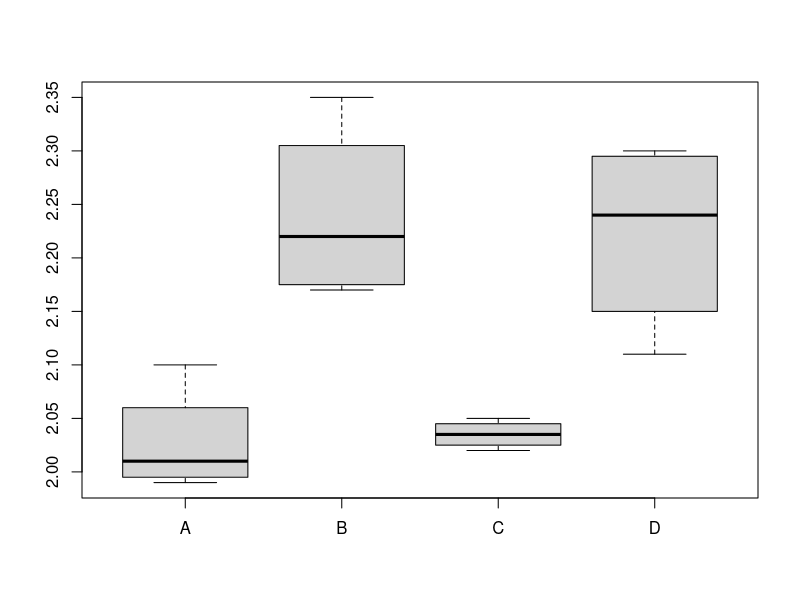
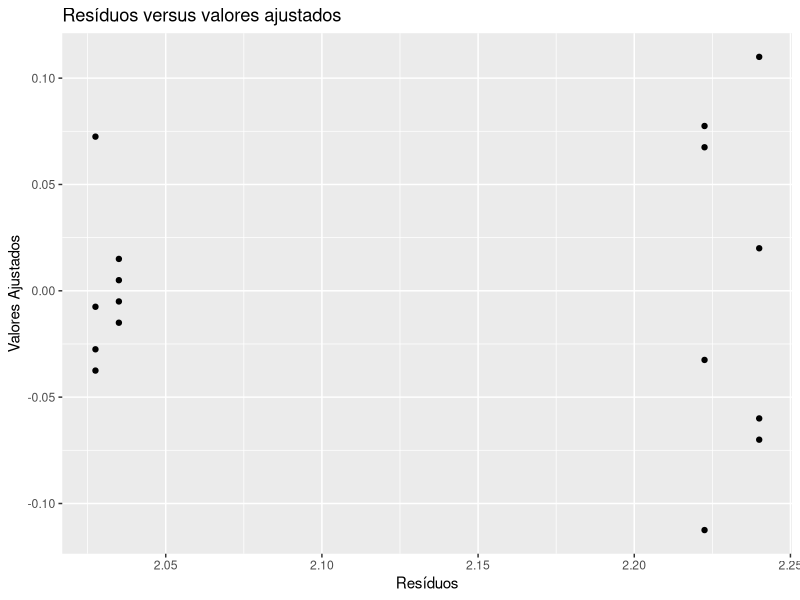

Reproduce these figures in R, in order.
## ---- chunk 1
knitr::opts_chunk$set(echo = TRUE)
library(tidyverse)
library(multcomp, quietly = T)
library(gmodels)
## ---- chunk 2
#Tabela 01

y <- c(2.10, 1.99, 2.02, 2.00, 2.35,2.26,2.18,2.17,2.02,2.04,2.03,2.05,2.19,2.11,2.29,2.30)

trat <- c(rep("A",4), rep("B",4), rep("C",4), rep("D",4))

trat <- as.factor(trat)

#creating a dataframe

df02 <- data.frame(trat,y)

#length of each treatment
n <- tapply(df02$y, df02$trat, length)

#mean of each treatment
means <- tapply(df02$y, df02$trat, mean)

#variances
sds <- tapply(df02$y, df02$trat, sd)

#summary dataframe

df02_ <- data.frame(n,means, round(sds,2))

## ---- chunk 3
length(trat)/16
## ---- chunk 4
#Verificando as pressuposições do para a ANOVA

# Analise Exploratoria rapida

boxplot(split(df02$y, df02$trat))
## ---- chunk 5
fit <- df02 %>% aov(y ~ trat, data = .)
## ---- chunk 6
ggplot() +
  geom_point(aes(y = fit$residuals, x = fit$fitted.values)) +
  labs( x= "Resíduos",
        y = "Valores Ajustados",
        title = "Resíduos versus valores ajustados")
## ---- chunk 7
shapiro.test(fit$residuals)
## ---- chunk 8
summary(fit)
## ---- chunk 9

trat <- gl(4,4)

trat1 <- c(1,-1/3,-1/3,-1/3)
trat2 <- c(0,1,-1/2,-1/2)
trat3 <- c(0,0,1,-1)

contrasts(trat)<- cbind(trat1,
                        trat2,
                        trat3)

c1 <- rbind(trat1,
            trat2,
            trat3)

rownames(c1) <- paste("contr", 1:3, sep = "")
c1

mod2 <- aov(y ~ trat, data = df02, contrast = list(trat = make.contrasts(c1)))
summary(mod2, split = list(trat = 1:3))

fit.contrast(mod2, "trat", c1)
## ---- chunk 10
c1

## ---- chunk 11


modelo <- lm(y~trat, data = df02)
summary(glht(modelo,linfct=mcp(trat=trat1)))

## ---- chunk 12
summary(glht(modelo,linfct=mcp(trat=trat2)))
## ---- chunk 13

summary(glht(modelo,linfct=mcp(trat=trat3)))
